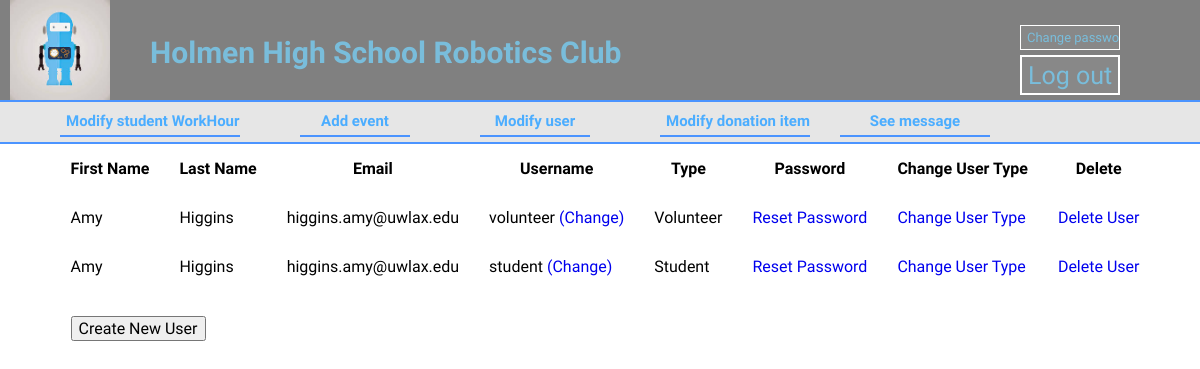
/modifyUser.php (signed in), run on an earlier commit of the app's database.
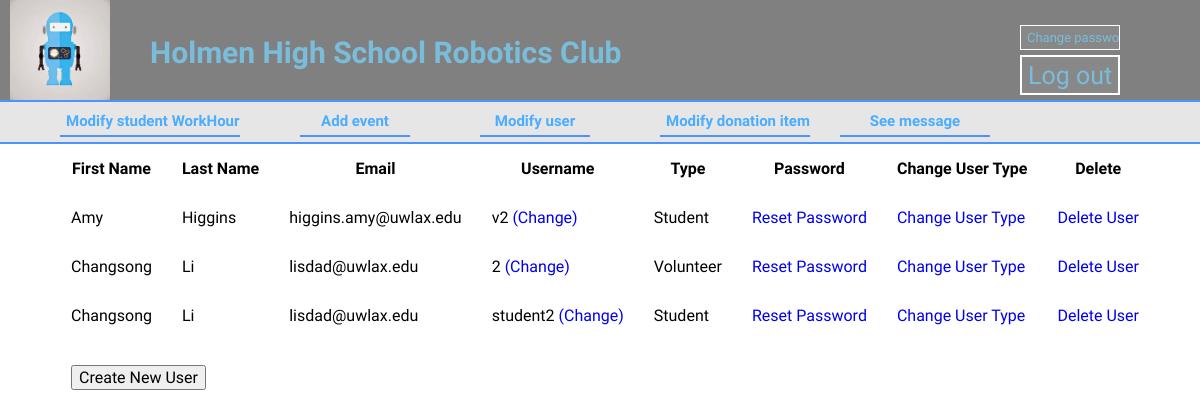
And on a later commit of the database.
### tables this page shows
CREATE TABLE `users` (
  `id` int(11) NOT NULL AUTO_INCREMENT COMMENT 'primary key',
  `first` text,
  `last` text,
  `email` text NOT NULL,
  `username` varchar(20) NOT NULL DEFAULT '' COMMENT 'username',
  `password` varchar(20) NOT NULL COMMENT 'password',
  `auth` varchar(1) NOT NULL COMMENT 'authorization {A, S, V}',
  PRIMARY KEY (`id`),
  UNIQUE KEY `username` (`username`),
  UNIQUE KEY `username_2` (`username`)
);

### modifyUser.php (the view, shortened to what this page needs)
<!doctype html>
<html>
  <head>
    <link rel="stylesheet" type="text/css" href="normalize.css/normalize.css" />
    <link rel="stylesheet" type="text/css" href="theme.css" />
  </head>
  <body>
	  <div id = "title">
        <a href="Admin.php">
			<h2 id = "titleName">
			  <img id = "titleIcon" src = "img/bot2.jpg"  alt="icon"> Holmen High School Robotics Club
			</h2>
        </a>
		<input id = "log" class="button"  type="button" onClick="location.href='logout.php'" value="Log out">
		<input id = "changePassword" class="button"  type="button" onClick="location.href='changePassword.php'" value="Change password">
	  </div>
	  <div id="label">
		<input id = "modifyHours" class="labelButton" type="button" onClick="location.href='modifyStudentHours.html'" value="Modify student WorkHours ">
		<input id = "addEvent" class="labelButton" type="button" onClick="location.href='newEvent.php'" value="Add event">
		<input id = "modifyUser" class="labelButton" type="button" onClick="location.href='modifyUser.php'" value="Modify user">
		<input id = "modifyItems" class="labelButton" type="button" onClick="location.href='modifyItems.html'" value="Modify donation items">
		<input id = "seeMessage" class="labelButton" type="button" onClick="location.href='seeMessage.html'" value="See message">
	  </div>
	  <div id="body">
		<?php
		$connection = mysqli_connect("localhost", "root", "091904", "holmenHighSchool");
		$user = $_SESSION['login_user'];
		$result = mysqli_query($connection, "select * from users where username !='$user'");
		if ($result) {
			echo '<table><tr><th>First Name</th><th>Last Name</th><th>Email</th>'
				.'<th>Username</th><th>Type</th><th>Password</th><th>Change User Type</th><th>Delete</th></tr>';
			while($row = mysqli_fetch_assoc($result)) {
				switch ($row["auth"]){
					case "V":
						$userType = 'Volunteer';
						break;
					default:
						$userType = 'Student';
						break;
				}
				echo "<tr><td>".$row["first"]."</td><td>".$row["last"]."</td><td>".$row["email"]."</td><td>"
					.$row["username"]."<a href='changeUsername.php?username="
					.$row["username"]."'> (Change)</a></td><td>".$userType."</td><td><a href='resetPassword.php?username="
					.$row["username"]."'>Reset Password</a></td><td><a href='changeAuth.php?username="
					.$row["username"]."'>Change User Type</a></td><td><a href='deleteUser.php?username="
					.$row["username"]."'>Delete User</a></td></tr>";
			}
			echo '<tr style="height: 50px;"><td><input id="newUser" class="button" type="button" onClick="location.href=\'newUser.php\'" value="Create New User"></td></tr>';
			echo "</table>";
		} else {
			echo "0 results";
		}
		?>
	  </div>
  </body>
</html>

What changed in the data, as far as the page shows it:
removed users: first "Amy", last "Higgins", email "higgins.amy@uwlax.edu", username "volunteer", auth "Volunteer"
changed users "Amy": username "student" → "v2"
added users: first "Changsong", last "Li", email "lisdad@uwlax.edu", username "2", auth "Volunteer"
added users: first "Changsong", last "Li", email "lisdad@uwlax.edu", username "student2", auth "Student"
